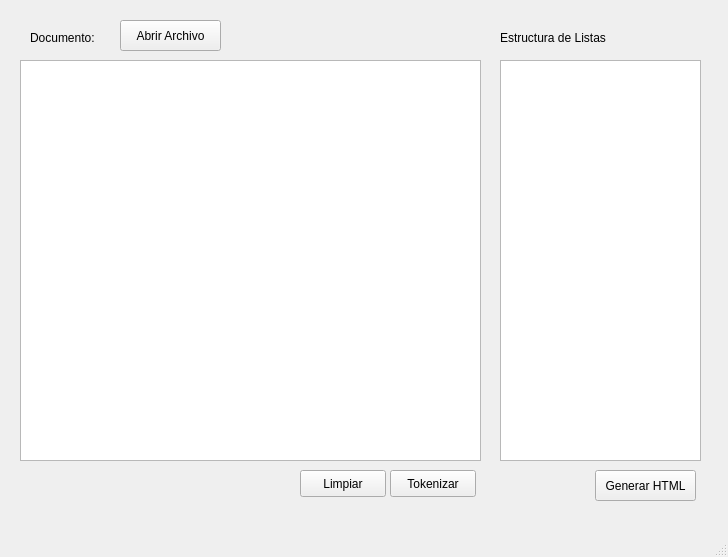
<?xml version="1.0" encoding="UTF-8"?>
<ui version="4.0">
 <class>MainWindow</class>
 <widget class="QMainWindow" name="MainWindow">
  <property name="geometry">
   <rect>
    <x>0</x>
    <y>0</y>
    <width>728</width>
    <height>557</height>
   </rect>
  </property>
  <property name="windowTitle">
   <string>MainWindow</string>
  </property>
  <widget class="QWidget" name="centralwidget">
   <widget class="QTextEdit" name="textEdit">
    <property name="geometry">
     <rect>
      <x>20</x>
      <y>60</y>
      <width>461</width>
      <height>401</height>
     </rect>
    </property>
   </widget>
   <widget class="QTreeView" name="treeView">
    <property name="geometry">
     <rect>
      <x>500</x>
      <y>60</y>
      <width>201</width>
      <height>401</height>
     </rect>
    </property>
   </widget>
   <widget class="QPushButton" name="btnLimpiarTexto">
    <property name="geometry">
     <rect>
      <x>300</x>
      <y>470</y>
      <width>86</width>
      <height>27</height>
     </rect>
    </property>
    <property name="text">
     <string>Limpiar</string>
    </property>
   </widget>
   <widget class="QPushButton" name="btnAbrirArchivo">
    <property name="geometry">
     <rect>
      <x>120</x>
      <y>20</y>
      <width>101</width>
      <height>31</height>
     </rect>
    </property>
    <property name="text">
     <string>Abrir Archivo</string>
    </property>
   </widget>
   <widget class="QPushButton" name="btnAbrirArchivo_2">
    <property name="geometry">
     <rect>
      <x>390</x>
      <y>470</y>
      <width>86</width>
      <height>27</height>
     </rect>
    </property>
    <property name="text">
     <string>Tokenizar</string>
    </property>
   </widget>
   <widget class="QPushButton" name="btnGenerarHTML">
    <property name="geometry">
     <rect>
      <x>595</x>
      <y>470</y>
      <width>101</width>
      <height>31</height>
     </rect>
    </property>
    <property name="text">
     <string>Generar HTML</string>
    </property>
   </widget>
   <widget class="QLabel" name="lblTituloCampotexto">
    <property name="geometry">
     <rect>
      <x>30</x>
      <y>30</y>
      <width>81</width>
      <height>16</height>
     </rect>
    </property>
    <property name="text">
     <string>Documento:</string>
    </property>
   </widget>
   <widget class="QLabel" name="label_2">
    <property name="geometry">
     <rect>
      <x>500</x>
      <y>30</y>
      <width>111</width>
      <height>16</height>
     </rect>
    </property>
    <property name="text">
     <string>Estructura de Listas</string>
    </property>
   </widget>
  </widget>
  <widget class="QMenuBar" name="menubar">
   <property name="geometry">
    <rect>
     <x>0</x>
     <y>0</y>
     <width>728</width>
     <height>24</height>
    </rect>
   </property>
  </widget>
  <widget class="QStatusBar" name="statusbar"/>
 </widget>
 <resources/>
 <connections/>
</ui>
